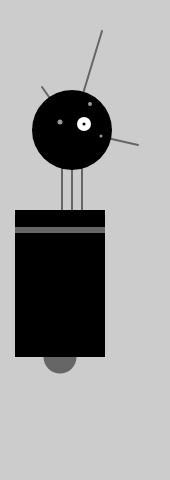
Frame 1 (no input)
Frame 60 (no input): identical to frame 1, image omitted
Frame 120 (the mouse pressed at the canvas centre since frame 60): identical to frame 1, image omitted

The p5.js sketch that drew this single still picture (run headless with seeded random() and noise() and a simulated clock; from frame 60 on, the mouse is pressed at the canvas centre):

// p5.js sketch
// ── sketch.js
let x = 60;            // X-coordinate
let y = 390;           // Y-coordinate
let bodyHeight = 180;  // Body Height
let neckHeight = 40;  // Neck Height
let diameter = 80;       // 머리 크기
let ny = y - bodyHeight - neckHeight - diameter/2;  // Neck Y

function setup() {
  createCanvas(170, 480);
  strokeWeight(2);
  ellipseMode(diameter);
}

function draw() {
  background(204);

  // Neck
  stroke(102);
  line(x+2, y-bodyHeight, x+2, ny); 
  line(x+12, y-bodyHeight, x+12, ny); 
  line(x+22, y-bodyHeight, x+22, ny); 

  // Antennae
  line(x+12, ny, x-18, ny-43);
  line(x+12, ny, x+42, ny-99);
  line(x+12, ny, x+78, ny+15);

  // Body
  noStroke();
  fill(102);
  ellipse(x, y-33, 33, 33);
  fill(0);
  rect(x-45, y-bodyHeight, 90, bodyHeight-33);
  fill(102);
  rect(x-45, y-bodyHeight+17, 90, 6);

  // Head
  fill(0);
  ellipse(x+12, ny, diameter, diameter); 
  fill(255);
  ellipse(x+24, ny-6, 14, 14);
  fill(0);
  ellipse(x+24, ny-6, 3, 3);
  fill(153);
  ellipse(x, ny-8, 5, 5);
  ellipse(x+30, ny-26, 4, 4);
  ellipse(x+41, ny+6, 3, 3);
}

function keyReleased(){
  if (key === '1'){
    y = 460
    bodyHeight = 260;  
    neckHeight = 95;   
  }
  if (key === '2'){
    y = 310
    bodyHeight = 80;  
    neckHeight = 10;   
  }
  if (key === '3'){
    y = 420
    bodyHeight = 110;  
    neckHeight = 140;   
  }
}
